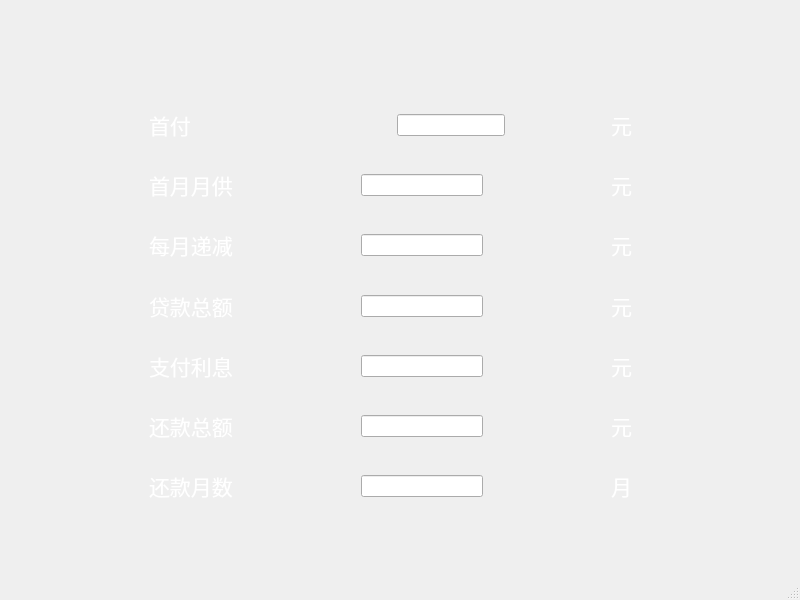
<?xml version="1.0" encoding="UTF-8"?>
<ui version="4.0">
 <class>Commercial2</class>
 <widget class="QMainWindow" name="Commercial2">
  <property name="geometry">
   <rect>
    <x>0</x>
    <y>0</y>
    <width>800</width>
    <height>600</height>
   </rect>
  </property>
  <property name="windowTitle">
   <string>MainWindow</string>
  </property>
  <widget class="QWidget" name="centralwidget">
   <widget class="QWidget" name="widget_9" native="true">
    <property name="geometry">
     <rect>
      <x>140</x>
      <y>100</y>
      <width>501</width>
      <height>411</height>
     </rect>
    </property>
    <layout class="QVBoxLayout" name="verticalLayout">
     <item>
      <widget class="QWidget" name="widget" native="true">
       <layout class="QHBoxLayout" name="horizontalLayout">
        <item>
         <widget class="QLabel" name="label">
          <property name="text">
           <string>&lt;html&gt;&lt;head/&gt;&lt;body&gt;&lt;p&gt;&lt;span style=&quot; font-size:16pt; color:#ffffff;&quot;&gt;首付&lt;/span&gt;&lt;/p&gt;&lt;/body&gt;&lt;/html&gt;</string>
          </property>
         </widget>
        </item>
        <item>
         <spacer name="horizontalSpacer">
          <property name="orientation">
           <enum>Qt::Horizontal</enum>
          </property>
          <property name="sizeHint" stdset="0">
           <size>
            <width>40</width>
            <height>20</height>
           </size>
          </property>
         </spacer>
        </item>
        <item>
         <spacer name="horizontalSpacer_3">
          <property name="orientation">
           <enum>Qt::Horizontal</enum>
          </property>
          <property name="sizeHint" stdset="0">
           <size>
            <width>40</width>
            <height>20</height>
           </size>
          </property>
         </spacer>
        </item>
        <item>
         <widget class="QLineEdit" name="lineEdit1"/>
        </item>
        <item>
         <spacer name="horizontalSpacer_9">
          <property name="orientation">
           <enum>Qt::Horizontal</enum>
          </property>
          <property name="sizeHint" stdset="0">
           <size>
            <width>40</width>
            <height>20</height>
           </size>
          </property>
         </spacer>
        </item>
        <item>
         <widget class="QLabel" name="label_8">
          <property name="text">
           <string>&lt;html&gt;&lt;head/&gt;&lt;body&gt;&lt;p&gt;&lt;span style=&quot; font-size:16pt; color:#ffffff;&quot;&gt;元&lt;/span&gt;&lt;/p&gt;&lt;/body&gt;&lt;/html&gt;</string>
          </property>
         </widget>
        </item>
       </layout>
      </widget>
     </item>
     <item>
      <spacer name="verticalSpacer">
       <property name="orientation">
        <enum>Qt::Vertical</enum>
       </property>
       <property name="sizeHint" stdset="0">
        <size>
         <width>20</width>
         <height>40</height>
        </size>
       </property>
      </spacer>
     </item>
     <item>
      <widget class="QWidget" name="widget_2" native="true">
       <layout class="QHBoxLayout" name="horizontalLayout_2">
        <item>
         <widget class="QLabel" name="label_2">
          <property name="text">
           <string>&lt;html&gt;&lt;head/&gt;&lt;body&gt;&lt;p&gt;&lt;span style=&quot; font-size:16pt; color:#ffffff;&quot;&gt;首月月供&lt;/span&gt;&lt;/p&gt;&lt;/body&gt;&lt;/html&gt;</string>
          </property>
         </widget>
        </item>
        <item>
         <spacer name="horizontalSpacer_2">
          <property name="orientation">
           <enum>Qt::Horizontal</enum>
          </property>
          <property name="sizeHint" stdset="0">
           <size>
            <width>40</width>
            <height>20</height>
           </size>
          </property>
         </spacer>
        </item>
        <item>
         <widget class="QLineEdit" name="lineEdit2"/>
        </item>
        <item>
         <spacer name="horizontalSpacer_10">
          <property name="orientation">
           <enum>Qt::Horizontal</enum>
          </property>
          <property name="sizeHint" stdset="0">
           <size>
            <width>40</width>
            <height>20</height>
           </size>
          </property>
         </spacer>
        </item>
        <item>
         <widget class="QLabel" name="label_9">
          <property name="text">
           <string>&lt;html&gt;&lt;head/&gt;&lt;body&gt;&lt;p&gt;&lt;span style=&quot; font-size:16pt; color:#ffffff;&quot;&gt;元&lt;/span&gt;&lt;/p&gt;&lt;/body&gt;&lt;/html&gt;</string>
          </property>
         </widget>
        </item>
       </layout>
      </widget>
     </item>
     <item>
      <spacer name="verticalSpacer_2">
       <property name="orientation">
        <enum>Qt::Vertical</enum>
       </property>
       <property name="sizeHint" stdset="0">
        <size>
         <width>20</width>
         <height>40</height>
        </size>
       </property>
      </spacer>
     </item>
     <item>
      <widget class="QWidget" name="widget_3" native="true">
       <layout class="QHBoxLayout" name="horizontalLayout_3">
        <item>
         <widget class="QLabel" name="label_3">
          <property name="text">
           <string>&lt;html&gt;&lt;head/&gt;&lt;body&gt;&lt;p&gt;&lt;span style=&quot; font-size:16pt; color:#ffffff;&quot;&gt;每月递减&lt;/span&gt;&lt;/p&gt;&lt;/body&gt;&lt;/html&gt;</string>
          </property>
         </widget>
        </item>
        <item>
         <spacer name="horizontalSpacer_4">
          <property name="orientation">
           <enum>Qt::Horizontal</enum>
          </property>
          <property name="sizeHint" stdset="0">
           <size>
            <width>40</width>
            <height>20</height>
           </size>
          </property>
         </spacer>
        </item>
        <item>
         <widget class="QLineEdit" name="lineEdit3"/>
        </item>
        <item>
         <spacer name="horizontalSpacer_11">
          <property name="orientation">
           <enum>Qt::Horizontal</enum>
          </property>
          <property name="sizeHint" stdset="0">
           <size>
            <width>40</width>
            <height>20</height>
           </size>
          </property>
         </spacer>
        </item>
        <item>
         <widget class="QLabel" name="label_10">
          <property name="text">
           <string>&lt;html&gt;&lt;head/&gt;&lt;body&gt;&lt;p&gt;&lt;span style=&quot; font-size:16pt; color:#ffffff;&quot;&gt;元&lt;/span&gt;&lt;/p&gt;&lt;/body&gt;&lt;/html&gt;</string>
          </property>
         </widget>
        </item>
       </layout>
      </widget>
     </item>
     <item>
      <spacer name="verticalSpacer_3">
       <property name="orientation">
        <enum>Qt::Vertical</enum>
       </property>
       <property name="sizeHint" stdset="0">
        <size>
         <width>20</width>
         <height>40</height>
        </size>
       </property>
      </spacer>
     </item>
     <item>
      <widget class="QWidget" name="widget_4" native="true">
       <layout class="QHBoxLayout" name="horizontalLayout_4">
        <item>
         <widget class="QLabel" name="label_4">
          <property name="text">
           <string>&lt;html&gt;&lt;head/&gt;&lt;body&gt;&lt;p&gt;&lt;span style=&quot; font-size:16pt; color:#ffffff;&quot;&gt;贷款总额&lt;/span&gt;&lt;/p&gt;&lt;/body&gt;&lt;/html&gt;</string>
          </property>
         </widget>
        </item>
        <item>
         <spacer name="horizontalSpacer_5">
          <property name="orientation">
           <enum>Qt::Horizontal</enum>
          </property>
          <property name="sizeHint" stdset="0">
           <size>
            <width>40</width>
            <height>20</height>
           </size>
          </property>
         </spacer>
        </item>
        <item>
         <widget class="QLineEdit" name="lineEdit4"/>
        </item>
        <item>
         <spacer name="horizontalSpacer_13">
          <property name="orientation">
           <enum>Qt::Horizontal</enum>
          </property>
          <property name="sizeHint" stdset="0">
           <size>
            <width>40</width>
            <height>20</height>
           </size>
          </property>
         </spacer>
        </item>
        <item>
         <widget class="QLabel" name="label_11">
          <property name="text">
           <string>&lt;html&gt;&lt;head/&gt;&lt;body&gt;&lt;p&gt;&lt;span style=&quot; font-size:16pt; color:#ffffff;&quot;&gt;元&lt;/span&gt;&lt;/p&gt;&lt;/body&gt;&lt;/html&gt;</string>
          </property>
         </widget>
        </item>
       </layout>
      </widget>
     </item>
     <item>
      <spacer name="verticalSpacer_4">
       <property name="orientation">
        <enum>Qt::Vertical</enum>
       </property>
       <property name="sizeHint" stdset="0">
        <size>
         <width>20</width>
         <height>40</height>
        </size>
       </property>
      </spacer>
     </item>
     <item>
      <widget class="QWidget" name="widget_5" native="true">
       <layout class="QHBoxLayout" name="horizontalLayout_5">
        <item>
         <widget class="QLabel" name="label_5">
          <property name="text">
           <string>&lt;html&gt;&lt;head/&gt;&lt;body&gt;&lt;p&gt;&lt;span style=&quot; font-size:16pt; color:#ffffff;&quot;&gt;支付利息&lt;/span&gt;&lt;/p&gt;&lt;/body&gt;&lt;/html&gt;</string>
          </property>
         </widget>
        </item>
        <item>
         <spacer name="horizontalSpacer_6">
          <property name="orientation">
           <enum>Qt::Horizontal</enum>
          </property>
          <property name="sizeHint" stdset="0">
           <size>
            <width>40</width>
            <height>20</height>
           </size>
          </property>
         </spacer>
        </item>
        <item>
         <widget class="QLineEdit" name="lineEdit5"/>
        </item>
        <item>
         <spacer name="horizontalSpacer_14">
          <property name="orientation">
           <enum>Qt::Horizontal</enum>
          </property>
          <property name="sizeHint" stdset="0">
           <size>
            <width>40</width>
            <height>20</height>
           </size>
          </property>
         </spacer>
        </item>
        <item>
         <widget class="QLabel" name="label_12">
          <property name="text">
           <string>&lt;html&gt;&lt;head/&gt;&lt;body&gt;&lt;p&gt;&lt;span style=&quot; font-size:16pt; color:#ffffff;&quot;&gt;元&lt;/span&gt;&lt;/p&gt;&lt;/body&gt;&lt;/html&gt;</string>
          </property>
         </widget>
        </item>
       </layout>
      </widget>
     </item>
     <item>
      <spacer name="verticalSpacer_5">
       <property name="orientation">
        <enum>Qt::Vertical</enum>
       </property>
       <property name="sizeHint" stdset="0">
        <size>
         <width>20</width>
         <height>40</height>
        </size>
       </property>
      </spacer>
     </item>
     <item>
      <widget class="QWidget" name="widget_6" native="true">
       <layout class="QHBoxLayout" name="horizontalLayout_6">
        <item>
         <widget class="QLabel" name="label_6">
          <property name="text">
           <string>&lt;html&gt;&lt;head/&gt;&lt;body&gt;&lt;p&gt;&lt;span style=&quot; font-size:16pt; color:#ffffff;&quot;&gt;还款总额&lt;/span&gt;&lt;/p&gt;&lt;/body&gt;&lt;/html&gt;</string>
          </property>
         </widget>
        </item>
        <item>
         <spacer name="horizontalSpacer_7">
          <property name="orientation">
           <enum>Qt::Horizontal</enum>
          </property>
          <property name="sizeHint" stdset="0">
           <size>
            <width>40</width>
            <height>20</height>
           </size>
          </property>
         </spacer>
        </item>
        <item>
         <widget class="QLineEdit" name="lineEdit6"/>
        </item>
        <item>
         <spacer name="horizontalSpacer_15">
          <property name="orientation">
           <enum>Qt::Horizontal</enum>
          </property>
          <property name="sizeHint" stdset="0">
           <size>
            <width>40</width>
            <height>20</height>
           </size>
          </property>
         </spacer>
        </item>
        <item>
         <widget class="QLabel" name="label_13">
          <property name="text">
           <string>&lt;html&gt;&lt;head/&gt;&lt;body&gt;&lt;p&gt;&lt;span style=&quot; font-size:16pt; color:#ffffff;&quot;&gt;元&lt;/span&gt;&lt;/p&gt;&lt;/body&gt;&lt;/html&gt;</string>
          </property>
         </widget>
        </item>
       </layout>
      </widget>
     </item>
     <item>
      <spacer name="verticalSpacer_6">
       <property name="orientation">
        <enum>Qt::Vertical</enum>
       </property>
       <property name="sizeHint" stdset="0">
        <size>
         <width>20</width>
         <height>40</height>
        </size>
       </property>
      </spacer>
     </item>
     <item>
      <widget class="QWidget" name="widget_7" native="true">
       <layout class="QHBoxLayout" name="horizontalLayout_7">
        <item>
         <widget class="QLabel" name="label_7">
          <property name="text">
           <string>&lt;html&gt;&lt;head/&gt;&lt;body&gt;&lt;p&gt;&lt;span style=&quot; font-size:16pt; color:#ffffff;&quot;&gt;还款月数&lt;/span&gt;&lt;/p&gt;&lt;/body&gt;&lt;/html&gt;</string>
          </property>
         </widget>
        </item>
        <item>
         <spacer name="horizontalSpacer_8">
          <property name="orientation">
           <enum>Qt::Horizontal</enum>
          </property>
          <property name="sizeHint" stdset="0">
           <size>
            <width>40</width>
            <height>20</height>
           </size>
          </property>
         </spacer>
        </item>
        <item>
         <widget class="QLineEdit" name="lineEdit7"/>
        </item>
        <item>
         <spacer name="horizontalSpacer_16">
          <property name="orientation">
           <enum>Qt::Horizontal</enum>
          </property>
          <property name="sizeHint" stdset="0">
           <size>
            <width>40</width>
            <height>20</height>
           </size>
          </property>
         </spacer>
        </item>
        <item>
         <widget class="QLabel" name="label_14">
          <property name="text">
           <string>&lt;html&gt;&lt;head/&gt;&lt;body&gt;&lt;p&gt;&lt;span style=&quot; font-size:16pt; color:#ffffff;&quot;&gt;月&lt;/span&gt;&lt;/p&gt;&lt;/body&gt;&lt;/html&gt;</string>
          </property>
         </widget>
        </item>
       </layout>
      </widget>
     </item>
    </layout>
   </widget>
  </widget>
  <widget class="QMenuBar" name="menubar">
   <property name="geometry">
    <rect>
     <x>0</x>
     <y>0</y>
     <width>800</width>
     <height>26</height>
    </rect>
   </property>
  </widget>
  <widget class="QStatusBar" name="statusbar"/>
 </widget>
 <resources/>
 <connections/>
</ui>
